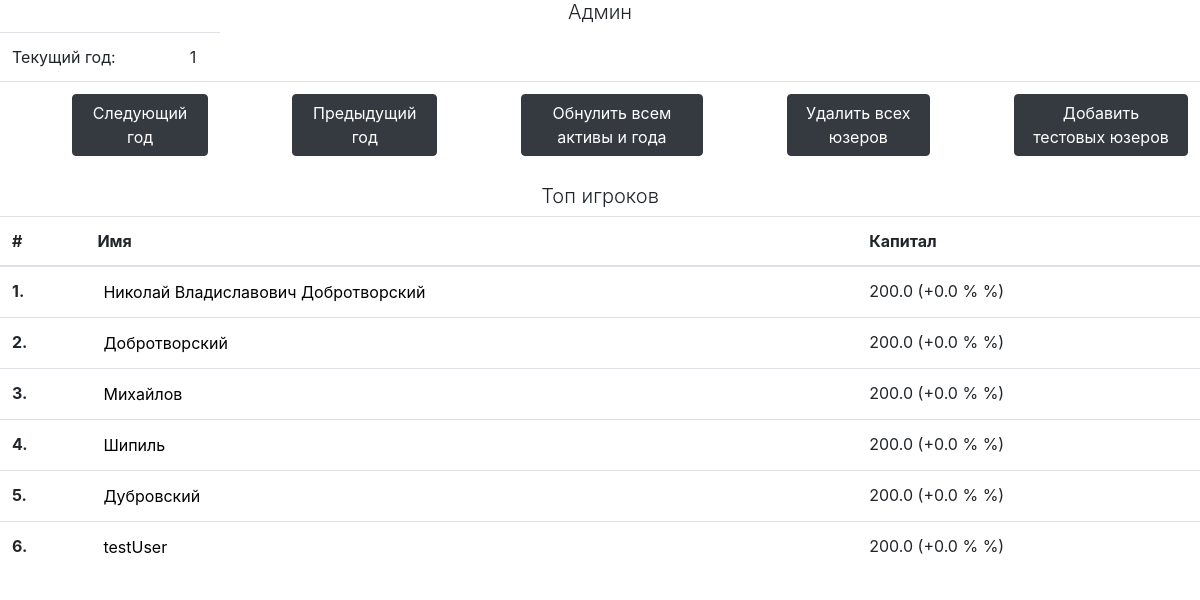
The page /adminPage/ on the database its author committed.
### Game/models.py (models this page shows, shortened)
class Player(models.Model):
    ID = models.AutoField(auto_created=True, primary_key=True, unique=True)
    Name = models.CharField('name', max_length=200, unique=True, null=False)
    Active_a = models.FloatField('active_a', default=100, null=False)
    Active_a_pred = models.FloatField('active_a', default=100, null=False)
    Active_b = models.FloatField('active_b', default=100, null=False)
    Active_b_pred = models.FloatField('active_b', default=100, null=False)
    Education = models.IntegerField('education', default=0)
    Day = models.IntegerField('day', default=1, null=False)
    History = models.CharField('history', max_length=400, null=False, default='[200]')
    class Meta:
        verbose_name = 'Игрок'
        verbose_name_plural = 'Игроки'
    def SumActive(self):
        return self.Active_a + self.Active_b
    def education(self):
        if self.Education == 0:
            return '0'
        elif self.Education == 1:
            return '1'
        elif self.Education > 4:
            return f'Уровень образования {self.Education}. Надеюсь, вы уже поняли, что дефолт скоро... очень скоро :)))'
        else:
            return f'{self.Education}'
    def SumActive_percentage_increase(self):
        res = (self.Active_a + self.Active_b - self.Active_a_pred - self.Active_b_pred) / (self.Active_a_pred + self.Active_b_pred)
        if res >= 0:
            output = f"+{round(100 * res, 2)} %"
        else:
            output = f"{round(100 * res, 2) }%"
        return output

### Game/views.py (the view)
# urls.py: path('adminPage/', views.to_admin_page, name='to_admin_page'),
def to_admin_page(request):
    try:
        try:
            day = list(Admin.objects.all())[-1:][0].Day
        except:
            day = 1
            Admin(Day=1).save()
        user_factors = Factor.objects.filter(Day=day)
        players = Player.objects.order_by('-Active_a').order_by('-Active_b')
        actives = Active.objects.all()  # todo допилить админскую страничку
    except:
        raise Http404('Что-то пошло не так в to_admin_page')
    return render(request, "player/AdminPage.html", {'user_factors': user_factors, 'actives': actives,
                                                     'players': players, 'day': day})

### Game/templates/player/AdminPage.html (shortened to what this page needs)
{% load static %}
<!doctype html>
<html lang="ru">
<head>
    <link rel="stylesheet" href="https://stackpath.bootstrapcdn.com/bootstrap/4.5.0/css/bootstrap.min.css"
>
    <link rel="stylesheet" href="../../static/css/style.css">
</head>
<body>
<h3 class="lead heading">Админ</h3>
<table class="table">
    <tr>
        <td>Текущий год:</td>
        <td>{{ day }}</td>
    </tr>
    <tr>
        <td colspan="2">
            <form action="{% url 'user_page:next_day_admin' day %}" method="post">
                <button class="btn btn-dark button1">Следующий год</button>
            </form>
        </td>
        <td colspan="2">
            <form action="{% url 'user_page:next_day_admin' 1000 %}" method="post">
                <button class="btn btn-dark button1">Предыдущий год</button>
            </form>
        </td>
        <td colspan="2">
            <form action="{% url 'user_page:next_day_admin' 400 %}" method="post">
                <button class="btn btn-dark button1">Обнулить всем активы и года</button>
            </form>
        </td>
        <td colspan="2">
            <form action="{% url 'user_page:next_day_admin' 500 %}" method="post">
                <button class="btn btn-dark button1">Удалить всех юзеров</button>
            </form>
        </td>
        <td colspan="2">
            <form action="{% url 'user_page:next_day_admin' 600 %}" method="post">
                <button class="btn btn-dark button1">Добавить тестовых юзеров</button>
            </form>
        </td>
    </tr>
</table>
<h4 class="lead heading">Топ игроков</h4>
<table class="table tb">
    <thead>
    <tr>
        <th scope="col">#</th>
        <th scope="col">Имя</th>
        <th scope="col">Капитал</th>
    </tr>
    </thead>
<tbody>
{% if players %}
    {% for i in players %}
    <tr>
        <th scope="row"></th>
        <td>
            <form action="{% url 'user_page:next_step' i.Name %}" method="post">
                <button style="background-color: transparent; border: none;">{{ i.Name }}</button>
            </form>
        </td>
        <td>{{ i.SumActive }} ({{ i.SumActive_percentage_increase }} %)</td>
    </tr>
    {% endfor %}
{% endif %}
</tbody>
</table>
</body>
</html>

### Game/static/css/style.css (style rules this page uses)
.button1 { margin-left: 60px; }
.heading { text-align: center; }

### rows shown on the page
Player: Name "Николай Владиславович Добротворский", SumActive "200.0", SumActive_percentage_increase "+0.0 %"
Player: Name "Добротворский", SumActive "200.0", SumActive_percentage_increase "+0.0 %"
Player: Name "Михайлов", SumActive "200.0", SumActive_percentage_increase "+0.0 %"
Player: Name "Шипиль", SumActive "200.0", SumActive_percentage_increase "+0.0 %"
Player: Name "Дубровский", SumActive "200.0", SumActive_percentage_increase "+0.0 %"
Player: Name "testUser", SumActive "200.0", SumActive_percentage_increase "+0.0 %"

### other values the page prints
{{ day }} "1"
